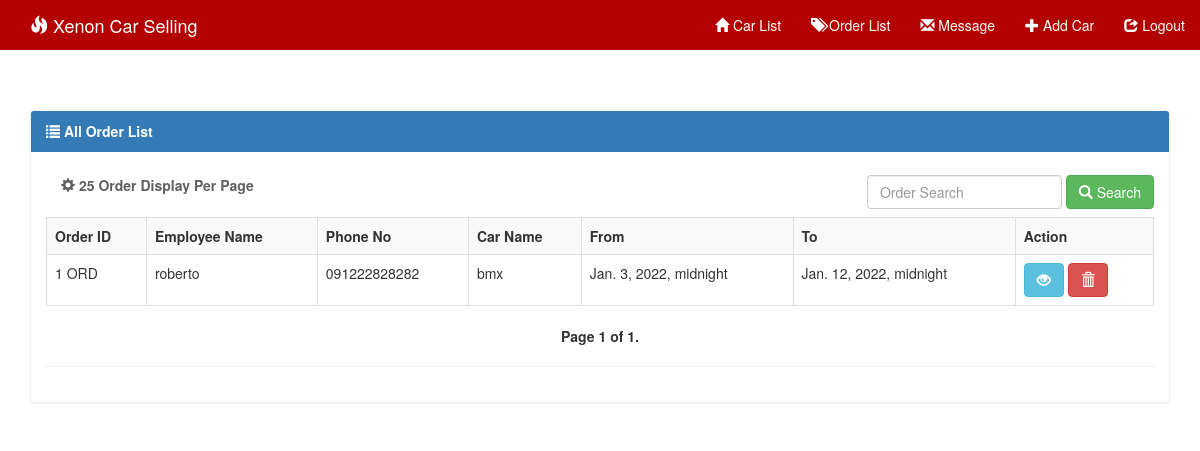
/listOrder/, run on the app's committed database.
### system/models.py (models this page shows, shortened)
class Order(models.Model):
    car_name = models.CharField(max_length=100)
    employee_name = models.CharField(max_length=100)
    cell_no = models.CharField(max_length=15)
    address = models.TextField()
    date = models.DateTimeField()
    to = models.DateTimeField()

### system/views.py (the view)
# urls.py: url(r'^listOrder/$', order_list, name = "order_list"),
def order_list(request):
    order = Order.objects.all()
    query = request.GET.get('q')
    if query:
        order = order.filter(
            Q(movie_name__icontains=query)|
            Q(employee_name__icontains=query)
        )
    paginator = Paginator(order, 4)  # Show 15 contacts per page
    page = request.GET.get('page')
    try:
        order = paginator.page(page)
    except PageNotAnInteger:
        order = paginator.page(1)
    except EmptyPage:
        order = paginator.page(paginator.num_pages)
    context = {
        'order': order,
    }
    return render(request, 'order_list.html', context)

### templates/order_list.html (shortened to what this page needs)
{% extends 'base.html' %}
{% block nav %}
    <div class="collapse navbar-collapse" id="myNavbar">
      <ul class="nav navbar-nav navbar-right">
        <li><a href="{% url 'adminIndex' %}"><span class="glyphicon glyphicon-home"></span> Car List</a></li>
        <li><a href="{% url 'order_list' %}"><span class="glyphicon glyphicon-tags"></span> Order List</a></li>
        <li><a href="{% url 'message' %}"><span class="glyphicon glyphicon-envelope"></span> Message</a></li>
        <li><a href="{% url 'car_create' %}"><span class="glyphicon glyphicon-plus"></span> Add Car</a></li>
        <li><a href="{% url 'logout' %}"><span class="glyphicon glyphicon-share"></span> Logout</a></li>
      </ul>
    </div>
{% endblock %}
{% block body %}
<div class='container table-responsive'>
<div class="panel panel-primary">
  <div class="panel-heading"><strong><span class="glyphicon glyphicon-list"></span> All Order List</strong> </div>
    <div class="panel-body">
    <strong class="navbar-form navbar-left" style="color: #5f5f5f;"><span class="glyphicon glyphicon-cog"></span> 25 Order Display Per Page </strong>
    {% block search_box %}
      <form method="GET" class="navbar-form navbar-right" role="search">
        <div class="form-group">
          <input type="text" class="form-control" placeholder="Order Search" value="{{request.GET.q}}" name="q">
        </div>
        <button type="submit" class="btn btn-success"><span class="glyphicon glyphicon-search"></span> Search</button>
      </form>
      {% endblock %}
  <table class="table table-bordered table-striped table-hover">
   <tr>
     <td><strong>Order ID</strong></td>
   <td><strong>Employee Name</strong></td>
   <td><strong>Phone No</strong></td>
    <td><strong>Car Name</strong></td>
    <td><strong>From</strong></td>
    <td><strong>To</strong></td>
    <td><strong>Action</strong></td>
  </tr>
      {% for ob in order %}
    <tr>
    <td>{{ob.id}} ORD</td>
    <td>{{ob.employee_name}}</td>
    <td>{{ob.cell_no}}</td>
    <td>{{ob.car_name}}</td>
    <td>{{ob.date}}</td>
    <td>{{ob.to}}</td>
    <td>
         <a href="{% url 'order_detail' ob.id %}"><button type="button" class="btn btn-info"><span class="glyphicon glyphicon-eye-open"></span></button></a>
         <a href="{% url 'order_delete' ob.id %}"><button type="button" class="btn btn-danger"><span class="glyphicon glyphicon-trash"></span></button></a>
    </td>
</tr>
    {% endfor %}
  </table>
<nav>
  <ul class="pager">
      <li class="previous">
         <strong> Page {{ order.number }} of {{ order.paginator.num_pages }}.</strong>
    </li>
  </ul>
</nav>
    <hr>
    </div>
    </div>
{% endblock %}

### static/css/style.css (style rules this page uses)
body { background:url('../images/'); }
.navbar li a, .navbar .navbar-brand { color: #fff !important; }
.panel { margin-top:25px; }
.panel-primary { border-color: #f1f1f1 !important; }

### data on the page
Order: id "1", employee_name "roberto", cell_no "091222828282", car_name "bmx", date "Jan. 3, 2022, midnight", to "Jan. 12, 2022, midnight"

### other printed values
{{ order.number }} "1"
{{ order.paginator.num_pages }} "1"
